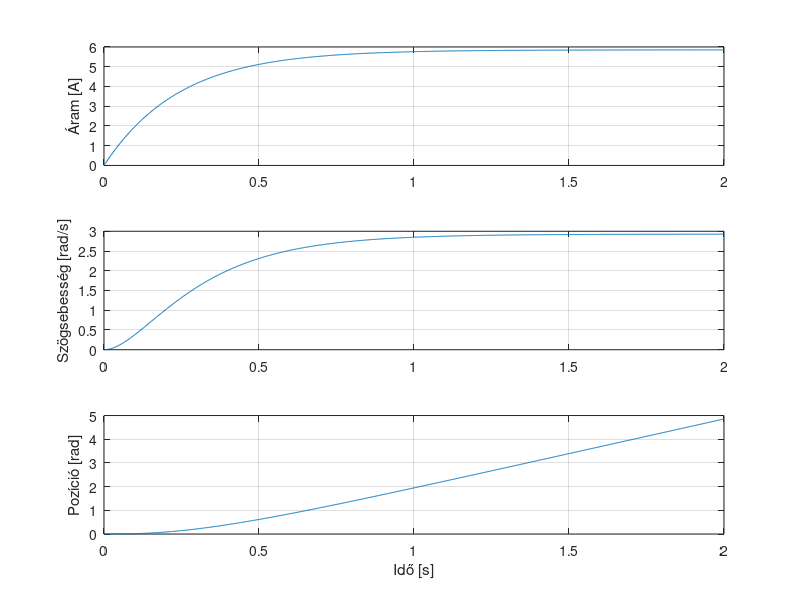

MATLAB code to generate this figure:
clear;
clc;
clf;
close all;

R = 2.0; % armature resistance [ohms]
L = 0.5; % armature inductance [H]
J = 0.02; % rotor inertia [kg*m^2]
b = 0.2; % viscous friction coefficient [Nm*s]
Kt = 0.1; % motor torque constant [Nm/A]
Ke = 0.1; % back EMF constant [Vs/rad]
U0 = 12; % applied voltage [V]
load_torque = 0; % load torque [Nm]

y0 = [0; 0; 0]; % initial state: [current; angular velocity; angular position]
t = linspace(0, 2, 1000); 

% State equations
eq = @(t, y) [(U0 -R*y(1) -Ke*y(2))/L;
              (Kt*y(1) - b*y(2) - load_torque)/J;
              y(2)];

[t, y] = ode45(eq, t, y0);

save('DCmotor_ODE45_reference.mat', 't', 'y', 'R', 'L', 'J', 'b', 'Kt', 'Ke', 'U0', 'load_torque');


figure;

subplot(3,1,1)
plot(t, y(:,1))
ylabel('Áram [A]')
grid on

subplot(3,1,2)
plot(t, y(:,2))
ylabel('Szögsebesség [rad/s]')
grid on

subplot(3,1,3)
plot(t, y(:,3))
ylabel('Pozíció [rad]')
xlabel('Idő [s]')
grid on
